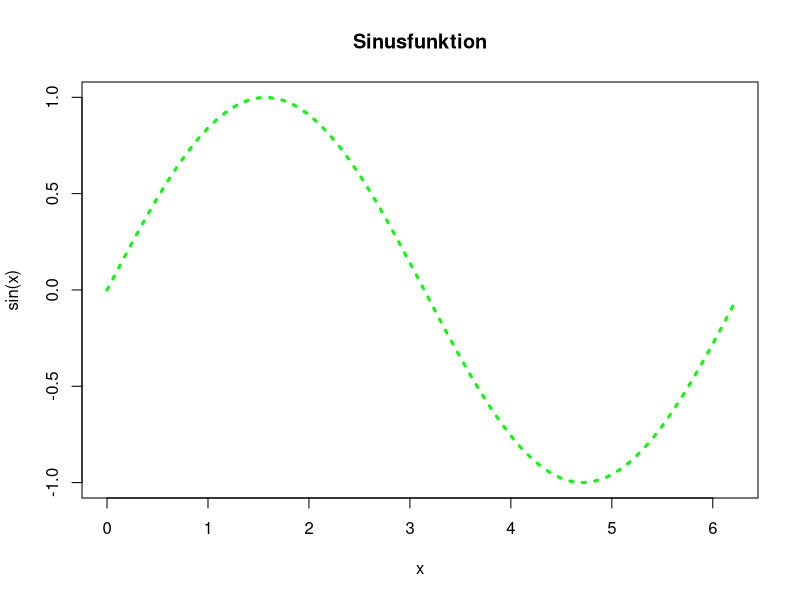
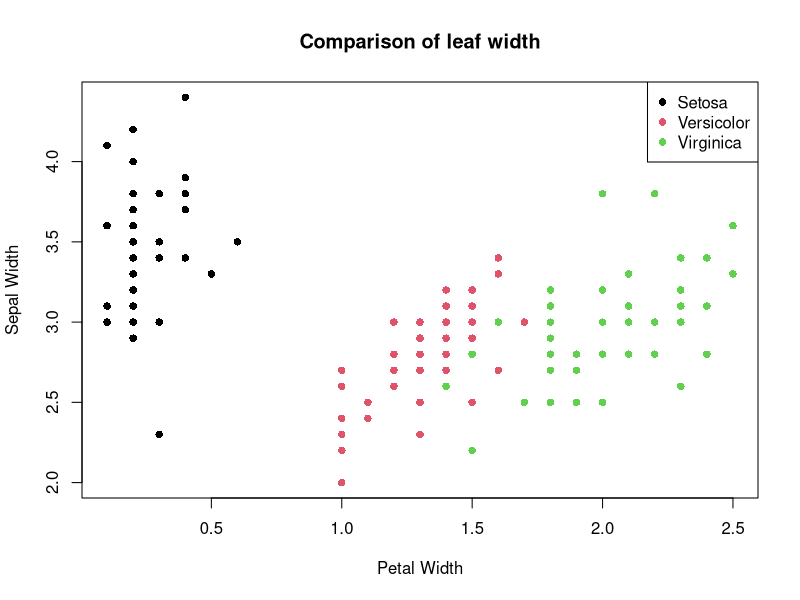

The R source for these figures, in order:
## ---- chunk 1
knitr::opts_chunk$set(echo = TRUE)
## ---- chunk 2
x <- seq(0, 2*pi, 0.1)
y <- sin(x)
plot(x, y, ylab = "sin(x)", lty = "dotted", type = "l", main = "Sinusfunktion", col = "green", lwd = 3) #the arguments in order are: x-values, y-values, label for y-axis, line type, graph type, title, color, line width

## ---- chunk 3
plot(iris$Petal.Width, iris$Sepal.Width, xlab = "Petal Width", ylab = "Sepal Width", main = "Comparison of leaf width", col = iris$Species, pch=16 ) #chooses colors by assigning a number from 1-3 to the possible entries of iris$species
legend("topright", legend=c("Setosa", "Versicolor", "Virginica"), col=c(1,2,3), pch=16)#manually assigns the colors 1,2 and 3 to the possible entries of iris$species in the right order
